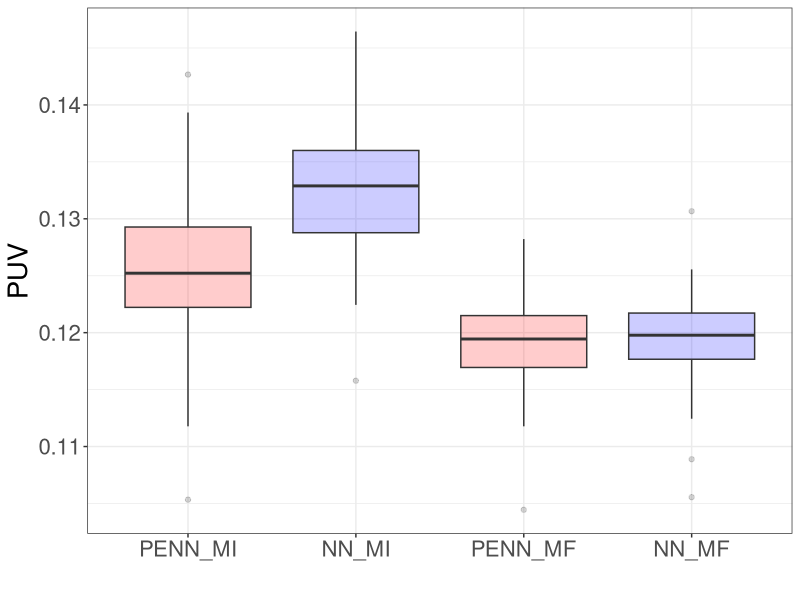

R code for this plot:
library(ggplot2)
library(tidyr)

PENN_MI = c(0.12111110985279083, 0.11177778244018555, 0.12088888883590698, 0.12577778100967407, 0.12222222238779068, 0.12466666847467422, 0.13022221624851227, 0.12955555319786072, 0.12777778506278992, 0.12222222238779068, 0.1304444521665573, 0.12288889288902283, 0.12266666442155838, 0.12666666507720947, 0.12577778100967407, 0.12955555319786072, 0.12088888883590698, 0.12511111795902252, 0.12711110711097717, 0.1304444521665573, 0.11755555868148804, 0.12399999797344208, 0.12555555999279022, 0.13377778232097626, 0.12466666847467422, 0.12466666847467422, 0.12800000607967377, 0.12288889288902283, 0.12333333492279053, 0.12044444680213928, 0.11488889157772064, 0.12622222304344177, 0.12644444406032562, 0.11533333361148834, 0.13244444131851196, 0.1393333375453949, 0.10533333569765091, 0.12844444811344147, 0.12266666442155838, 0.12533333897590637, 0.1340000033378601, 0.12511111795902252, 0.11955555528402328, 0.13466666638851166, 0.14266666769981384, 0.11733333766460419, 0.12533333897590637, 0.1322222203016281, 0.1344444453716278, 0.11755555868148804) 

NN_MI = c(0.13644444942474365, 0.12244444340467453, 0.13066667318344116, 0.1353333294391632, 0.12377777695655823, 0.13199999928474426, 0.12933333218097687, 0.12866666913032532, 0.14044444262981415, 0.1344444453716278, 0.13288888335227966, 0.1353333294391632, 0.12933333218097687, 0.1335555613040924, 0.13733333349227905, 0.1366666704416275, 0.12600000202655792, 0.13777777552604675, 0.12977777421474457, 0.1388888955116272, 0.13377778232097626, 0.12644444406032562, 0.13466666638851166, 0.13600000739097595, 0.13511110842227936, 0.13466666638851166, 0.1366666704416275, 0.12755556404590607, 0.13288888335227966, 0.12866666913032532, 0.12666666507720947, 0.12866666913032532, 0.12911111116409302, 0.1317777782678604, 0.1322222203016281, 0.14222222566604614, 0.11577777564525604, 0.13777777552604675, 0.12577778100967407, 0.12777778506278992, 0.13600000739097595, 0.1375555545091629, 0.12577778100967407, 0.1357777863740921, 0.1464444398880005, 0.1362222284078598, 0.13199999928474426, 0.13022221624851227, 0.13422222435474396, 0.1326666623353958) 

PENN_MF = c(0.12088888883590698, 0.11177778244018555, 0.11555555462837219, 0.12155555933713913, 0.11266666650772095, 0.11688888818025589, 0.12311111390590668, 0.12022222578525543, 0.12022222578525543, 0.11711110919713974, 0.11822222173213959, 0.11800000071525574, 0.11933333426713943, 0.12288889288902283, 0.11955555528402328, 0.12044444680213928, 0.11711110919713974, 0.12133333832025528, 0.1133333370089531, 0.12822222709655762, 0.11800000071525574, 0.11844444274902344, 0.11977777630090714, 0.12644444406032562, 0.12177778035402298, 0.11755555868148804, 0.12066666781902313, 0.12355555593967438, 0.12088888883590698, 0.11755555868148804, 0.11311111599206924, 0.11555555462837219, 0.11666666716337204, 0.11933333426713943, 0.12066666781902313, 0.11955555528402328, 0.10444444417953491, 0.12466666847467422, 0.11266666650772095, 0.11688888818025589, 0.12244444340467453, 0.12488888949155807, 0.11600000411272049, 0.12422222644090652, 0.12711110711097717, 0.11711110919713974, 0.11688888818025589, 0.12088888883590698, 0.12177778035402298, 0.11822222173213959) 

NN_MF = c(0.12022222578525543, 0.1088888868689537, 0.11533333361148834, 0.12000000476837158, 0.11444444209337234, 0.11755555868148804, 0.12311111390590668, 0.11800000071525574, 0.12222222238779068, 0.11555555462837219, 0.12022222578525543, 0.12133333832025528, 0.12000000476837158, 0.12311111390590668, 0.11955555528402328, 0.12088888883590698, 0.11866667121648788, 0.12155555933713913, 0.1124444454908371, 0.12555555999279022, 0.11933333426713943, 0.11933333426713943, 0.12111110985279083, 0.12244444340467453, 0.12133333832025528, 0.11911111325025558, 0.12022222578525543, 0.11933333426713943, 0.11933333426713943, 0.11644444614648819, 0.11466667056083679, 0.11888889223337173, 0.11577777564525604, 0.12222222238779068, 0.12266666442155838, 0.12177778035402298, 0.10555555671453476, 0.12177778035402298, 0.11466667056083679, 0.12088888883590698, 0.12355555593967438, 0.12422222644090652, 0.11888889223337173, 0.12111110985279083, 0.13066667318344116, 0.11733333766460419, 0.11466667056083679, 0.11911111325025558, 0.12555555999279022, 0.11800000071525574) 

Excess_Risk = data.frame('PENN_MI' = PENN_MI, 'NN_MI' = NN_MI,
                         'PENN_MF' = PENN_MF, 'NN_MF' = NN_MF)
df_long = Excess_Risk %>%
  pivot_longer(cols = everything(), names_to = "Variable", values_to = "Value")
df_long$Variable = factor(df_long$Variable, levels = c('PENN_MI', 'NN_MI', 'PENN_MF', 'NN_MF'))

ggplot(df_long, aes(x=Variable, y=Value, fill=Variable)) + geom_boxplot(alpha=0.2) + 
  xlab("") + ylab("PUV") + theme_bw() + theme(legend.position = "none", text = element_text(size = 20)) + 
  scale_fill_manual(values = c('PENN_MI' = 'red', 'NN_MI' = 'blue', 'PENN_MF' = 'red', 
                               'NN_MF' = 'blue'))
